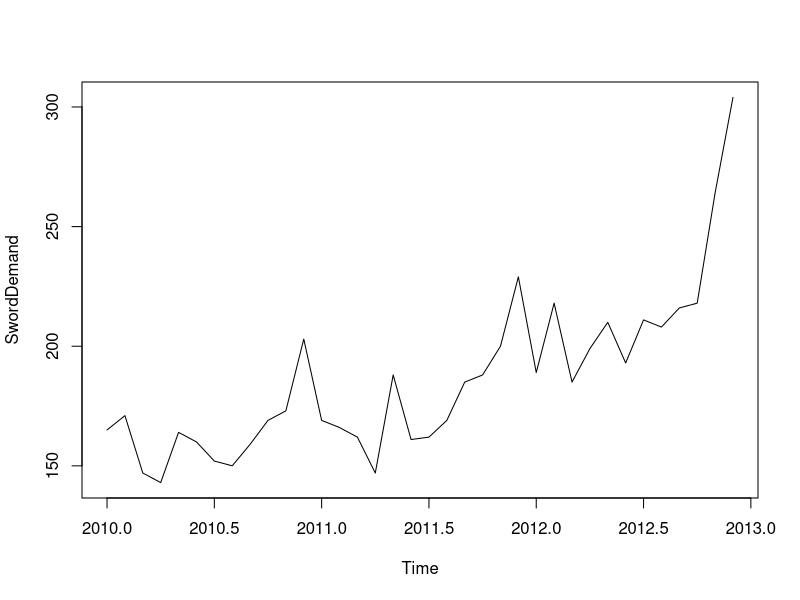
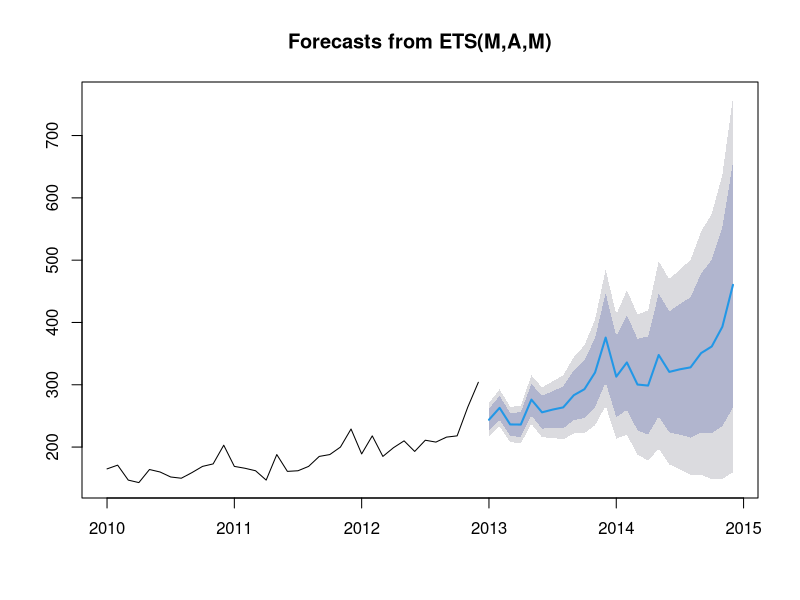

These charts were generated, in order, by the following R code:
## ---- chunk 1
# Hardcode the US repo for CRAN
r <-getOption("repos");
r["CRAN"] <- "http://cran.us.r-project.org";
options(repos = r);
rm(r);
## ---- chunk 2

install.packages("forecast", dependencies = TRUE);
library(forecast);

## ---- chunk 3

sword <- read.csv("data/SwordDemand.csv");

# Convert to Time Series Data
sword.ts <- ts(sword, frequency = 12, start = c(2010, 1));

# Plot Time Series Data
plot(sword.ts);

## ---- chunk 4

sword.forecast <- forecast(sword.ts);
plot(sword.forecast);

